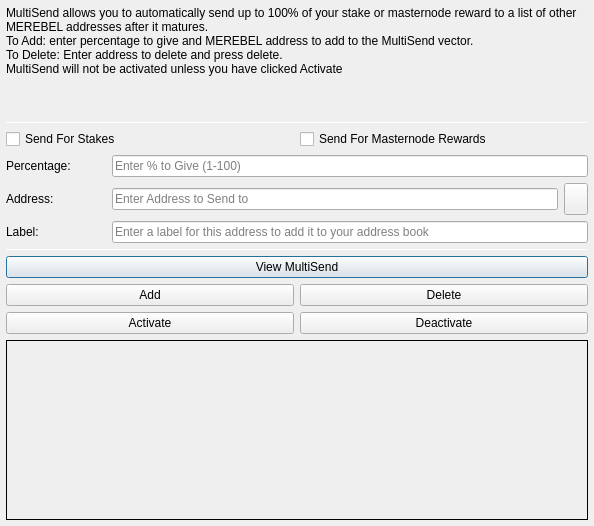
<?xml version="1.0" encoding="UTF-8"?>
<ui version="4.0">
 <class>MultiSendDialog</class>
 <widget class="QDialog" name="MultiSendDialog">
  <property name="windowModality">
   <enum>Qt::NonModal</enum>
  </property>
  <property name="geometry">
   <rect>
    <x>0</x>
    <y>0</y>
    <width>594</width>
    <height>526</height>
   </rect>
  </property>
  <property name="windowTitle">
   <string>MultiSend</string>
  </property>
  <layout class="QVBoxLayout" name="verticalLayout" stretch="0">
   <property name="margin">
    <number>6</number>
   </property>
   <item>
    <layout class="QVBoxLayout" name="verticalLayout_Main" stretch="1,1,1,0,1,1,1">
     <item>
      <widget class="QLabel" name="label_2">
       <property name="lineWidth">
        <number>1</number>
       </property>
       <property name="text">
        <string>MultiSend allows you to automatically send up to 100% of your stake or masternode reward to a list of other MEREBEL addresses after it matures.
To Add: enter percentage to give and MEREBEL address to add to the MultiSend vector.
To Delete: Enter address to delete and press delete.
MultiSend will not be activated unless you have clicked Activate</string>
       </property>
       <property name="alignment">
        <set>Qt::AlignLeading|Qt::AlignLeft|Qt::AlignTop</set>
       </property>
       <property name="wordWrap">
        <bool>true</bool>
       </property>
      </widget>
     </item>
     <item>
      <widget class="Line" name="line">
       <property name="minimumSize">
        <size>
         <width>0</width>
         <height>1</height>
        </size>
       </property>
       <property name="maximumSize">
        <size>
         <width>16777215</width>
         <height>1</height>
        </size>
       </property>
       <property name="orientation">
        <enum>Qt::Horizontal</enum>
       </property>
      </widget>
     </item>
     <item>
      <layout class="QVBoxLayout" name="verticalLayout_Settings">
       <item>
        <layout class="QHBoxLayout" name="horizontalLayout">
         <item>
          <widget class="QCheckBox" name="multiSendStakeCheckBox">
           <property name="text">
            <string>Send For Stakes</string>
           </property>
          </widget>
         </item>
         <item>
          <widget class="QCheckBox" name="multiSendMasternodeCheckBox">
           <property name="text">
            <string>Send For Masternode Rewards</string>
           </property>
          </widget>
         </item>
        </layout>
       </item>
       <item>
        <layout class="QHBoxLayout" name="horizontalLayout_6">
         <item>
          <widget class="QLabel" name="label">
           <property name="minimumSize">
            <size>
             <width>100</width>
             <height>0</height>
            </size>
           </property>
           <property name="toolTip">
            <string>Percentage of stake to send</string>
           </property>
           <property name="text">
            <string>Percentage:</string>
           </property>
          </widget>
         </item>
         <item>
          <widget class="QLineEdit" name="multiSendPercentEdit">
           <property name="toolTip">
            <string>Enter whole numbers 1 - 100</string>
           </property>
           <property name="placeholderText">
            <string>Enter % to Give (1-100)</string>
           </property>
          </widget>
         </item>
        </layout>
       </item>
       <item>
        <layout class="QHBoxLayout" name="horizontalLayout_7">
         <item>
          <widget class="QLabel" name="label_5">
           <property name="minimumSize">
            <size>
             <width>100</width>
             <height>0</height>
            </size>
           </property>
           <property name="toolTip">
            <string>Address to send portion of stake to</string>
           </property>
           <property name="text">
            <string>Address:</string>
           </property>
          </widget>
         </item>
         <item>
          <widget class="QLineEdit" name="multiSendAddressEdit">
           <property name="toolTip">
            <string/>
           </property>
           <property name="placeholderText">
            <string>Enter Address to Send to</string>
           </property>
          </widget>
         </item>
         <item>
          <widget class="QToolButton" name="addressBookButton">
           <property name="maximumSize">
            <size>
             <width>16777215</width>
             <height>32</height>
            </size>
           </property>
           <property name="toolTip">
            <string>Choose an address from the address book</string>
           </property>
           <property name="text">
            <string/>
           </property>
           <property name="icon">
            <iconset resource="../Merebel.qrc">
             <normaloff>:/icons/address-book</normaloff>:/icons/address-book</iconset>
           </property>
           <property name="shortcut">
            <string>Alt+A</string>
           </property>
          </widget>
         </item>
        </layout>
       </item>
      </layout>
     </item>
     <item>
      <layout class="QHBoxLayout" name="horizontalLayout_3">
       <item>
        <widget class="QLabel" name="label_3">
         <property name="minimumSize">
          <size>
           <width>100</width>
           <height>0</height>
          </size>
         </property>
         <property name="text">
          <string>Label:</string>
         </property>
        </widget>
       </item>
       <item>
        <widget class="QLineEdit" name="labelAddressLabelEdit">
         <property name="placeholderText">
          <string>Enter a label for this address to add it to your address book</string>
         </property>
        </widget>
       </item>
      </layout>
     </item>
     <item>
      <widget class="Line" name="line_2">
       <property name="minimumSize">
        <size>
         <width>0</width>
         <height>1</height>
        </size>
       </property>
       <property name="maximumSize">
        <size>
         <width>16777215</width>
         <height>1</height>
        </size>
       </property>
       <property name="orientation">
        <enum>Qt::Horizontal</enum>
       </property>
      </widget>
     </item>
     <item>
      <layout class="QVBoxLayout" name="verticalLayout_Buttons">
       <item>
        <layout class="QHBoxLayout" name="horizontalLayout_4">
         <item>
          <widget class="QPushButton" name="viewButton">
           <property name="toolTip">
            <string/>
           </property>
           <property name="statusTip">
            <string>View MultiSend Vector</string>
           </property>
           <property name="text">
            <string>View MultiSend</string>
           </property>
          </widget>
         </item>
        </layout>
       </item>
       <item>
        <layout class="QHBoxLayout" name="horizontalLayout_2">
         <item>
          <widget class="QPushButton" name="addButton">
           <property name="toolTip">
            <string/>
           </property>
           <property name="statusTip">
            <string>Add to MultiSend Vector</string>
           </property>
           <property name="text">
            <string>Add</string>
           </property>
          </widget>
         </item>
         <item>
          <widget class="QPushButton" name="deleteButton">
           <property name="toolTip">
            <string/>
           </property>
           <property name="statusTip">
            <string>Delete Address From MultiSend Vector</string>
           </property>
           <property name="text">
            <string>Delete</string>
           </property>
          </widget>
         </item>
        </layout>
       </item>
       <item>
        <layout class="QHBoxLayout" name="horizontalLayout_5">
         <item>
          <widget class="QPushButton" name="activateButton">
           <property name="statusTip">
            <string>Activate MultiSend</string>
           </property>
           <property name="text">
            <string>Activate</string>
           </property>
          </widget>
         </item>
         <item>
          <widget class="QPushButton" name="disableButton">
           <property name="statusTip">
            <string>Deactivate MultiSend</string>
           </property>
           <property name="text">
            <string>Deactivate</string>
           </property>
          </widget>
         </item>
        </layout>
       </item>
      </layout>
     </item>
     <item>
      <widget class="QLabel" name="message">
       <property name="minimumSize">
        <size>
         <width>0</width>
         <height>180</height>
        </size>
       </property>
       <property name="frameShape">
        <enum>QFrame::Panel</enum>
       </property>
       <property name="frameShadow">
        <enum>QFrame::Plain</enum>
       </property>
       <property name="lineWidth">
        <number>1</number>
       </property>
       <property name="midLineWidth">
        <number>1</number>
       </property>
       <property name="text">
        <string/>
       </property>
       <property name="alignment">
        <set>Qt::AlignLeading|Qt::AlignLeft|Qt::AlignTop</set>
       </property>
       <property name="wordWrap">
        <bool>true</bool>
       </property>
      </widget>
     </item>
    </layout>
   </item>
  </layout>
 </widget>
 <resources>
  <include location="../Merebel.qrc"/>
 </resources>
 <connections/>
</ui>
